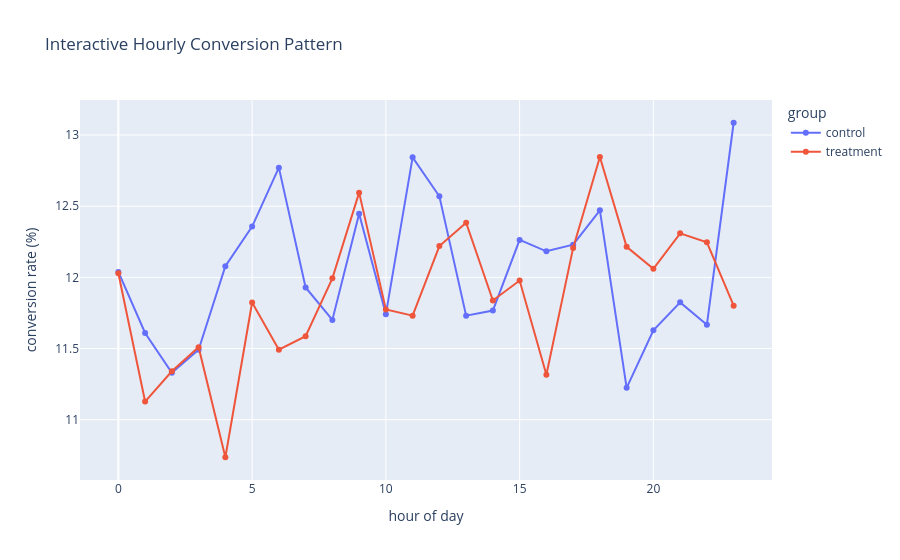

Notebook code for this chart:
### Code cell
# the interactive version keeps sample size available in the hover state
fig = px.line(
    by_hour,
    x='hour',
    y='conversion_rate_pct',
    color='group',
    markers=True,
    hover_data=['users', 'conversions'],
    title='Interactive Hourly Conversion Pattern'
)
fig.update_layout(
    xaxis_title='hour of day',
    yaxis_title='conversion rate (%)'
)
fig.write_html(
    visual_dir / 'interactive hourly conversion.html',
    include_plotlyjs='cdn'
)
fig.show()

### Figure 1 — Plotly figure (JSON) as saved in the notebook; plotly's stock layout.template omitted (floating-point values rounded to 4 significant figures)
{"data": [{"customdata": [[5906, 711], [6202, 720], [6064, 687], [5900, 678], [6052, 731], [6110, 755], [6045, 772], [6111, 729], [6136, 718], [6058, 754], [6081, 714], [6011, 772], [5935, 746], [5967, 700], [6187, 728], [5855, 718], [6074, 740], [6100, 746], [6062, 756], [6183, 694], [6037, 702], [6013, 711], [6171, 720], [6014, 787]], "hovertemplate": "group=control<br>hour=%{x}<br>conversion_rate_pct=%{y}<br>users=%{customdata[0]}<br>conversions=%{customdata[1]}<extra></extra>", "legendgroup": "control", "line": {"color": "#636efa", "dash": "solid"}, "marker": {"symbol": "circle"}, "mode": "lines+markers", "name": "control", "orientation": "v", "showlegend": true, "type": "scatter", "x": [0, 1, 2, 3, 4, 5, 6, 7, 8, 9, 10, 11, 12, 13, 14, 15, 16, 17, 18, 19, 20, 21, 22, 23], "xaxis": "x", "y": [12.04, 11.61, 11.33, 11.49, 12.08, 12.36, 12.77, 11.93, 11.7, 12.45, 11.74, 12.84, 12.57, 11.73, 11.77, 12.26, 12.18, 12.23, 12.47, 11.22, 11.63, 11.82, 11.67, 13.09], "yaxis": "y"}, {"customdata": [[6002, 722], [6048, 673], [6005, 681], [6221, 716], [5961, 640], [6132, 725], [6013, 691], [6050, 701], [5995, 719], [5907, 744], [6030, 710], [6146, 721], [6195, 757], [6048, 749], [6040, 715], [6053, 725], [6195, 701], [6103, 745], [6072, 780], [5952, 727], [6020, 726], [6036, 743], [6002, 735], [6084, 718]], "hovertemplate": "group=treatment<br>hour=%{x}<br>conversion_rate_pct=%{y}<br>users=%{customdata[0]}<br>conversions=%{customdata[1]}<extra></extra>", "legendgroup": "treatment", "line": {"color": "#EF553B", "dash": "solid"}, "marker": {"symbol": "circle"}, "mode": "lines+markers", "name": "treatment", "orientation": "v", "showlegend": true, "type": "scatter", "x": [0, 1, 2, 3, 4, 5, 6, 7, 8, 9, 10, 11, 12, 13, 14, 15, 16, 17, 18, 19, 20, 21, 22, 23], "xaxis": "x", "y": [12.03, 11.13, 11.34, 11.51, 10.74, 11.82, 11.49, 11.59, 11.99, 12.6, 11.77, 11.73, 12.22, 12.38, 11.84, 11.98, 11.32, 12.21, 12.85, 12.21, 12.06, 12.31, 12.25, 11.8], "yaxis": "y"}], "layout": {"legend": {"title": {"text": "group"}, "tracegroupgap": 0}, "title": {"text": "Interactive Hourly Conversion Pattern"}, "xaxis": {"anchor": "y", "domain": [0, 1], "title": {"text": "hour of day"}}, "yaxis": {"anchor": "x", "domain": [0, 1], "title": {"text": "conversion rate (%)"}}}}
